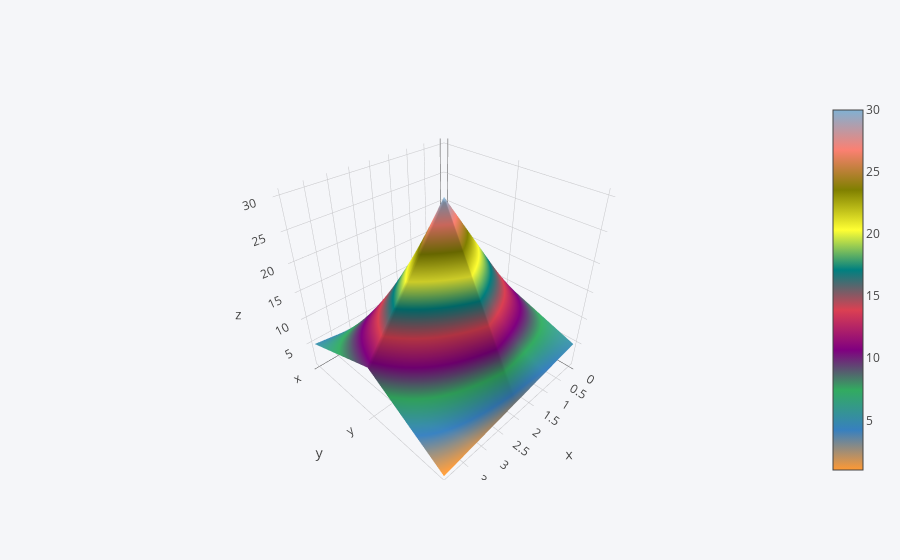

The code cell stored with this chart in its notebook:
### Code cell
df4.iplot(kind='surface')

### Figure 1 — Plotly figure (JSON) as saved in the notebook; plotly's stock layout.template omitted (floating-point values rounded to 4 significant figures)
{"data": [{"colorscale": [[0, "rgb(255, 153, 51)"], [0.1111, "rgb(55, 128, 191)"], [0.2222, "rgb(50, 171, 96)"], [0.3333, "rgb(128, 0, 128)"], [0.4444, "rgb(219, 64, 82)"], [0.5556, "rgb(0, 128, 128)"], [0.6667, "rgb(255, 255, 51)"], [0.7778, "rgb(128, 128, 0)"], [0.8889, "rgb(251, 128, 114)"], [1, "rgb(128, 177, 211)"]], "type": "surface", "uid": "a32fb867-2c5a-4cb1-94f1-f7ae11c805ce", "x": [0, 1, 2, 3, 4], "y": ["x", "y", "z"], "z": [[1, 2, 3, 4, 5], [10, 20, 30, 20, 10], [5, 4, 3, 2, 1]]}], "layout": {"legend": {"bgcolor": "#F5F6F9", "font": {"color": "#4D5663"}}, "paper_bgcolor": "#F5F6F9", "plot_bgcolor": "#F5F6F9", "title": {"font": {"color": "#4D5663"}}, "xaxis": {"gridcolor": "#E1E5ED", "showgrid": true, "tickfont": {"color": "#4D5663"}, "title": {"font": {"color": "#4D5663"}, "text": ""}, "zerolinecolor": "#E1E5ED"}, "yaxis": {"gridcolor": "#E1E5ED", "showgrid": true, "tickfont": {"color": "#4D5663"}, "title": {"font": {"color": "#4D5663"}, "text": ""}, "zerolinecolor": "#E1E5ED"}}}
